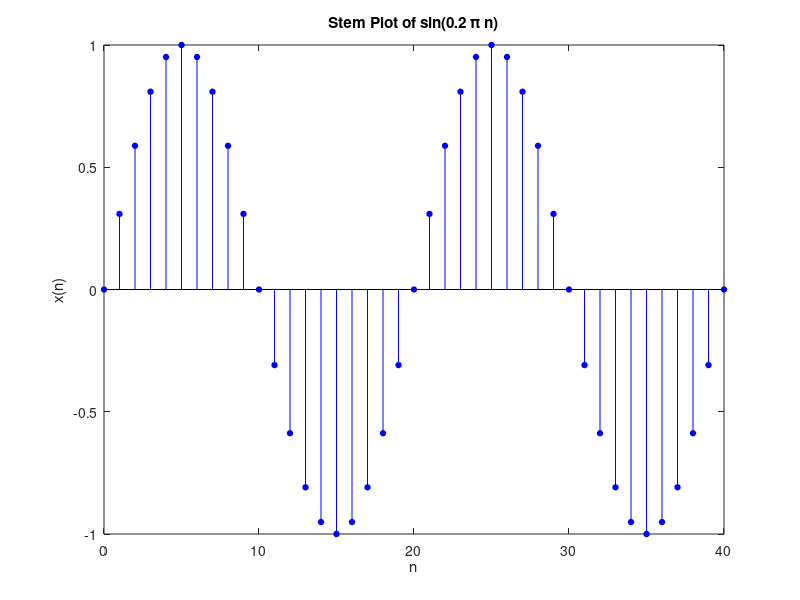

MATLAB code for this plot: (Note: this script raises an error after producing the figure.)
% Plot function usage
t = 0:0.01:2; 
x = sin(2*pi*t); 
plot(t,x,'b'); 
xlabel('t in sec'); ylabel('x(t)'); 
title('Plot  of sin(2\pi t)'); 

% Stem function usage
n = 0:1:40; 
x = sin(0.1*pi*n); 
Hs = stem(n,x,'b','filled');
set(Hs,'markersize',4); 
xlabel('n'); ylabel('x(n)'); 
title('Stem Plot of sin(0.2 \pi n)'); 

% Step function implementation
[x,n] = stepseq(0,-5,10);

Hs = stem(n,x,'b','filled'); 
xlabel('n'); ylabel('x(n)'); 
title('Stem Plot of sin(0.2 \pi n)');

set(Hs,'markersize',4); 
set(gca, 'ylim', [-2 +2]);

% Unit sample implementation
n1=-5;
n2=5;

n=n1:n2;
x=zeros(1,length(n));

for i=1:length(n)
    if n(i)==0
        x(i)=1
    end
end

stem(n,x);

% Exponential Signal
n = [0:100]; x = (1.2).^n;
Hs = stem(n,x,'b','filled');

% Complex Exponential Signal part 1
r=0.9;
theta=pi/10;
n = [0:100]; rn = r.^n; phin=mod(theta.*n, 2*pi) 
figure(1)
subplot(2,1,1), stem(n,rn,'b','filled');
subplot(2,1,2), stem(n,phin,'b','filled'), set(gca, 'ylim', [0 +2*pi]);

% Complex Exponential Signal part 2
r=0.9;
theta=pi/10;
n = [0:100]; 
XR = (r.^n).*cos(theta.*n); 
XI = (r.^n).*sin(theta.*n);
figure(1)
subplot(2,1,1), stem(n,XR,'b','filled');
subplot(2,1,2), stem(n,XI,'b','filled');

% Cos signal stem plot
n = [0:100]; 
x = 3*cos((pi/16)*n+(pi/13));
stem(n,x,'b','filled'); 

% Discrete sinusoidal signal for different frequency
n=0:1:100;
x=sin(2*pi*0.01*n);
subplot(4,1,1), stem(n,x,'b', 'filled');

n=0:1:100;
x=sin(2*pi*0.03*n);
subplot(4,1,2), stem(n,x,'b', 'filled');

n=0:1:100;
x=sin(2*pi*0.05*n);
subplot(4,1,3), stem(n,x,'b', 'filled');

% Signal Folding
n=[-1,0,1,2,3];
x=[5,4,3,2,1];

y = fliplr(x);
m = -fliplr(n);

figure(1)
subplot(2,1,1), stem(n,x,'b','filled');
subplot(2,1,2), stem(m,y,'b','filled');

% Even and odd decomposition of signals
n=[-1,0,1,2,3];
x=[5,4,3,2,1];

m = -fliplr(n);
m1 = min([m,n]); m2 = max([m,n]); m = m1:m2;
nm = n(1)-m(1); n1 = 1:length(n);

x1 = [zeros(1,nm) x]; 
x = x1;

xe = 0.5*(x + fliplr(x)); xo = 0.5*(x - fliplr(x));

figure(1)
subplot(2,1,1), stem(m,xe,'b','filled');
subplot(2,1,2), stem(m,xo,'b','filled');

% Periodization of singals
n = [-10:9]; x = [5,4,3,2,1];
xtilde = x' * ones(1,4);
xtilde = (xtilde(:))';
subplot(2,2,4); stem(n,xtilde); title('Periodization of signal')
xlabel('n'); ylabel('xtilde(n)');

subplot(2,1,1); 
plot(t,x,'b'); 

subplot(2,1,2); 
Hs = stem(n,x,'b','filled'); 

%Two Signal Plots 
theta = 0:pi/100:2*pi;
y = sin(10*theta);
z = sin(10*theta)+cos(10*theta);

figure(1);
subplot(2,1,1), plot(x,y);
subplot(2,1,2), plot(x,z);


title('Two sine plot'),
xlabel('x data'),
ylabel('Amplitude');

set(gca, 'xlim', [0 2*pi]);
set(gca, 'ylim', [-3 +3]);

set(gca, 'xtick', [0.0 0.25 0.5 0.75 1.0]*2*pi);
set(gca, 'xticklabel', [{'0'} {'\pi/2'} {'\pi'} {'3\pi/2'} {'2\pi'}])

grid('on');
grid('minor');
